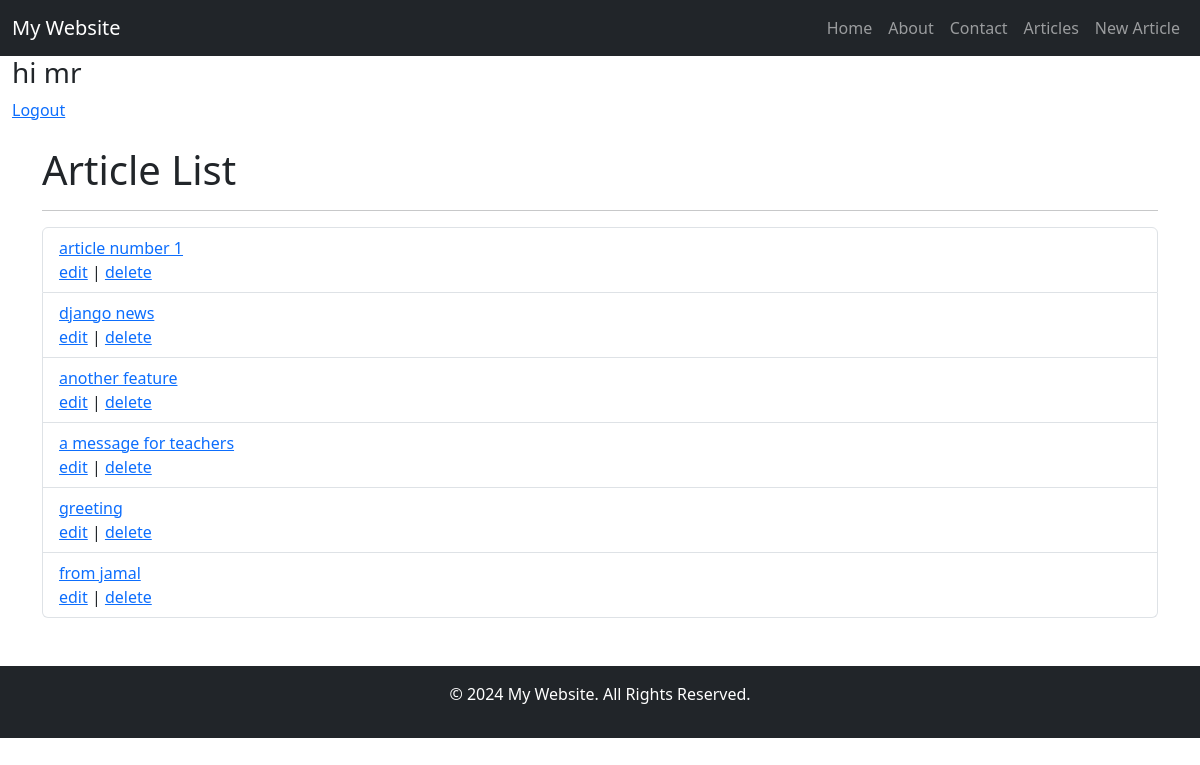
/articles/ (signed in), run on the app's committed database.
### accounts/models.py (models this page shows)
class CustomUser(AbstractUser):
    age = models.PositiveIntegerField(null=True, blank=True)

### articles/models.py (models this page shows, shortened)
class Article(models.Model):
    title = models.CharField(max_length=150)
    body = models.TextField()
    date = models.DateTimeField(auto_now_add=True)
    author = models.ForeignKey(get_user_model(), on_delete=models.CASCADE)
    def __str__(self):
        return self.title

### articles/views.py (the view)
# urls.py: path('', ArticleListView.as_view(), name='article_list'),
class ArticleListView(ListView):
    model = Article
    template_name = 'articles/article_list.html'

### templates/articles/article_list.html (shortened to what this page needs)
{% extends 'base.html' %}
{% block content %}
	<h1>Article List</h1>
    <hr>
    <div class="list-group">
        <ul class="list-group">
            {% for object in object_list %}
            	<li class="list-group-item"> <a href="{% url 'article_detail' object.pk %}">{{ object }} </a> <br>
                <a class="dj_map_wrapper" href="{% url 'article_edit' object.pk %}">edit</a>  |
                    <a class="dj_map_delete" href="{% url 'article_delete' object.pk %}">delete</a>
                </li>
            {% endfor %}
        </ul>
    </div>
{% endblock %}

### templates/base.html (shortened to what this page needs)
<!DOCTYPE html>
<html lang="en">
<head>
    <link href="https://cdn.jsdelivr.net/npm/bootstrap@5.3.0-alpha1/dist/css/bootstrap.min.css" rel="stylesheet">
</head>
<body>
    <nav class="navbar navbar-expand-lg navbar-dark bg-dark">
        <div class="container-fluid">
            <a class="navbar-brand" href="#">My Website</a>
            <div class="collapse navbar-collapse" id="navbarNav">
                <ul class="navbar-nav ms-auto">
                    <li class="nav-item">
                        <a class="nav-link" href="{% url 'home' %}">Home</a>
                    </li>
                    <li class="nav-item">
                        <a class="nav-link" href="">About</a>
                    </li>
                    <li class="nav-item">
                        <a class="nav-link" href="">Contact</a>
                    </li>
                    <li class="nav-item">
                        <a class="nav-link" href="{% url 'article_list' %}">Articles</a>
                    </li>
                    <li class="nav-item">
                        <a class="nav-link" href="{% url 'article_create' %}">New Article</a>
                    </li>
                </ul>
            </div>
        </div>
    </nav>
    <nav class="theme-icon-when-light">
        <div class="container-fluid">
            {% if user.is_authenticated %}
            	   <p class="h3">hi {{ user }}</p>
                 <a class="navbar-link" href="{% url 'custom_logout' %}">Logout</a>
            {% else %}
                 <a class="navbar-link" href="{% url 'login' %}">Login<span class="sr-only"></span></a>
                 <a class="navbar-link" href="{% url 'signup' %}">Signup <span class="sr-only"></span> </a>
            {% endif %}
        </div>
    </nav>
    <div class="container mt-4">
        {% block content %}{% endblock %}
    </div>
    <footer class="bg-dark text-white text-center py-3 mt-5">
        <p>&copy; 2024 My Website. All Rights Reserved.</p>
    </footer>
</body>
</html>

### data on the page
CustomUser: username "mr"
Article: title "article number 1"
Article: title "django news"
Article: title "another feature"
Article: title "a message for teachers"
Article: title "greeting"
Article: title "from jamal"
